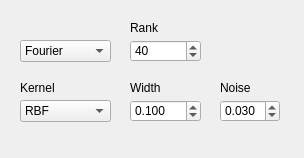
<?xml version="1.0" encoding="UTF-8"?>
<ui version="4.0">
 <class>ParametersRGPRregr</class>
 <widget class="QWidget" name="ParametersRGPRregr">
  <property name="geometry">
   <rect>
    <x>0</x>
    <y>0</y>
    <width>304</width>
    <height>158</height>
   </rect>
  </property>
  <property name="windowTitle">
   <string>Form</string>
  </property>
  <widget class="QLabel" name="labelWidth">
   <property name="geometry">
    <rect>
     <x>130</x>
     <y>80</y>
     <width>31</width>
     <height>16</height>
    </rect>
   </property>
   <property name="font">
    <font>
     <pointsize>9</pointsize>
    </font>
   </property>
   <property name="text">
    <string>Width</string>
   </property>
  </widget>
  <widget class="QLabel" name="lblNoise">
   <property name="geometry">
    <rect>
     <x>220</x>
     <y>80</y>
     <width>70</width>
     <height>16</height>
    </rect>
   </property>
   <property name="font">
    <font>
     <pointsize>9</pointsize>
    </font>
   </property>
   <property name="text">
    <string>Noise</string>
   </property>
  </widget>
  <widget class="QLabel" name="lblRank">
   <property name="geometry">
    <rect>
     <x>130</x>
     <y>20</y>
     <width>51</width>
     <height>16</height>
    </rect>
   </property>
   <property name="font">
    <font>
     <pointsize>9</pointsize>
    </font>
   </property>
   <property name="text">
    <string>Rank</string>
   </property>
  </widget>
  <widget class="QDoubleSpinBox" name="noiseSpin">
   <property name="geometry">
    <rect>
     <x>220</x>
     <y>100</y>
     <width>60</width>
     <height>22</height>
    </rect>
   </property>
   <property name="font">
    <font>
     <pointsize>9</pointsize>
    </font>
   </property>
   <property name="toolTip">
    <string>&lt;!DOCTYPE HTML PUBLIC &quot;-//W3C//DTD HTML 4.0//EN&quot; &quot;http://www.w3.org/TR/REC-html40/strict.dtd&quot;&gt;
&lt;html&gt;&lt;head&gt;&lt;meta name=&quot;qrichtext&quot; content=&quot;1&quot; /&gt;&lt;style type=&quot;text/css&quot;&gt;
p, li { white-space: pre-wrap; }
&lt;/style&gt;&lt;/head&gt;&lt;body style=&quot; font-family:'MS Shell Dlg 2'; font-size:8.25pt; font-weight:400; font-style:normal;&quot;&gt;
&lt;p style=&quot; margin-top:0px; margin-bottom:0px; margin-left:0px; margin-right:0px; -qt-block-indent:0; text-indent:0px;&quot;&gt;&lt;span style=&quot; font-size:8pt;&quot;&gt;eps-SVR: epsilon-tube width&lt;/span&gt;&lt;/p&gt;
&lt;p style=&quot; margin-top:0px; margin-bottom:0px; margin-left:0px; margin-right:0px; -qt-block-indent:0; text-indent:0px;&quot;&gt;&lt;span style=&quot; font-size:8pt;&quot;&gt;nu-SVR: nu ratio on alpha&lt;/span&gt;&lt;/p&gt;
&lt;p style=&quot; margin-top:0px; margin-bottom:0px; margin-left:0px; margin-right:0px; -qt-block-indent:0; text-indent:0px;&quot;&gt;&lt;span style=&quot; font-size:8pt;&quot;&gt;RVR: accuracy-generalization tradeoff&lt;/span&gt;&lt;/p&gt;
&lt;p style=&quot; margin-top:0px; margin-bottom:0px; margin-left:0px; margin-right:0px; -qt-block-indent:0; text-indent:0px;&quot;&gt;&lt;span style=&quot; font-size:8pt;&quot;&gt;SOGP: noise&lt;/span&gt;&lt;/p&gt;
&lt;p style=&quot; margin-top:0px; margin-bottom:0px; margin-left:0px; margin-right:0px; -qt-block-indent:0; text-indent:0px;&quot;&gt;&lt;span style=&quot; font-size:8pt;&quot;&gt;KRLS: tolerance (stopping criterion)&lt;/span&gt;&lt;/p&gt;&lt;/body&gt;&lt;/html&gt;</string>
   </property>
   <property name="decimals">
    <number>3</number>
   </property>
   <property name="minimum">
    <double>0.001000000000000</double>
   </property>
   <property name="maximum">
    <double>1.000000000000000</double>
   </property>
   <property name="singleStep">
    <double>0.010000000000000</double>
   </property>
   <property name="value">
    <double>0.030000000000000</double>
   </property>
  </widget>
  <widget class="QLabel" name="lblKernel">
   <property name="geometry">
    <rect>
     <x>20</x>
     <y>80</y>
     <width>91</width>
     <height>16</height>
    </rect>
   </property>
   <property name="font">
    <font>
     <pointsize>9</pointsize>
    </font>
   </property>
   <property name="text">
    <string>Kernel</string>
   </property>
  </widget>
  <widget class="QSpinBox" name="randRankSpin">
   <property name="geometry">
    <rect>
     <x>130</x>
     <y>40</y>
     <width>71</width>
     <height>22</height>
    </rect>
   </property>
   <property name="font">
    <font>
     <pointsize>9</pointsize>
    </font>
   </property>
   <property name="toolTip">
    <string>&lt;!DOCTYPE HTML PUBLIC &quot;-//W3C//DTD HTML 4.0//EN&quot; &quot;http://www.w3.org/TR/REC-html40/strict.dtd&quot;&gt;
&lt;html&gt;&lt;head&gt;&lt;meta name=&quot;qrichtext&quot; content=&quot;1&quot; /&gt;&lt;style type=&quot;text/css&quot;&gt;
p, li { white-space: pre-wrap; }
&lt;/style&gt;&lt;/head&gt;&lt;body style=&quot; font-family:'MS Shell Dlg 2'; font-size:8.25pt; font-weight:400; font-style:normal;&quot;&gt;
&lt;p style=&quot; margin-top:0px; margin-bottom:0px; margin-left:0px; margin-right:0px; -qt-block-indent:0; text-indent:0px;&quot;&gt;&lt;span style=&quot; font-size:8pt;&quot;&gt;Degree of the kernel polynomial&lt;/span&gt;&lt;/p&gt;
&lt;p style=&quot; margin-top:0px; margin-bottom:0px; margin-left:0px; margin-right:0px; -qt-block-indent:0; text-indent:0px;&quot;&gt;&lt;span style=&quot; font-size:8pt;&quot;&gt;(Polynomial only)&lt;/span&gt;&lt;/p&gt;&lt;/body&gt;&lt;/html&gt;</string>
   </property>
   <property name="minimum">
    <number>10</number>
   </property>
   <property name="maximum">
    <number>10000</number>
   </property>
   <property name="singleStep">
    <number>10</number>
   </property>
   <property name="value">
    <number>40</number>
   </property>
  </widget>
  <widget class="QComboBox" name="kernelTypeCombo">
   <property name="geometry">
    <rect>
     <x>20</x>
     <y>100</y>
     <width>91</width>
     <height>22</height>
    </rect>
   </property>
   <property name="font">
    <font>
     <pointsize>9</pointsize>
    </font>
   </property>
   <property name="toolTip">
    <string>&lt;!DOCTYPE HTML PUBLIC &quot;-//W3C//DTD HTML 4.0//EN&quot; &quot;http://www.w3.org/TR/REC-html40/strict.dtd&quot;&gt;
&lt;html&gt;&lt;head&gt;&lt;meta name=&quot;qrichtext&quot; content=&quot;1&quot; /&gt;&lt;style type=&quot;text/css&quot;&gt;
p, li { white-space: pre-wrap; }
&lt;/style&gt;&lt;/head&gt;&lt;body style=&quot; font-family:'MS Shell Dlg 2'; font-size:8.25pt; font-weight:400; font-style:normal;&quot;&gt;
&lt;p style=&quot; margin-top:0px; margin-bottom:0px; margin-left:0px; margin-right:0px; -qt-block-indent:0; text-indent:0px;&quot;&gt;&lt;span style=&quot; font-size:8pt;&quot;&gt;kernel function&lt;/span&gt;&lt;/p&gt;&lt;/body&gt;&lt;/html&gt;</string>
   </property>
   <property name="currentIndex">
    <number>0</number>
   </property>
   <item>
    <property name="text">
     <string>RBF</string>
    </property>
   </item>
  </widget>
  <widget class="QDoubleSpinBox" name="kernelWidthSpin">
   <property name="geometry">
    <rect>
     <x>130</x>
     <y>100</y>
     <width>71</width>
     <height>22</height>
    </rect>
   </property>
   <property name="font">
    <font>
     <pointsize>9</pointsize>
    </font>
   </property>
   <property name="toolTip">
    <string>&lt;!DOCTYPE HTML PUBLIC &quot;-//W3C//DTD HTML 4.0//EN&quot; &quot;http://www.w3.org/TR/REC-html40/strict.dtd&quot;&gt;
&lt;html&gt;&lt;head&gt;&lt;meta name=&quot;qrichtext&quot; content=&quot;1&quot; /&gt;&lt;style type=&quot;text/css&quot;&gt;
p, li { white-space: pre-wrap; }
&lt;/style&gt;&lt;/head&gt;&lt;body style=&quot; font-family:'MS Shell Dlg 2'; font-size:8.25pt; font-weight:400; font-style:normal;&quot;&gt;
&lt;p style=&quot; margin-top:0px; margin-bottom:0px; margin-left:0px; margin-right:0px; -qt-block-indent:0; text-indent:0px;&quot;&gt;&lt;span style=&quot; font-size:8pt;&quot;&gt;Width of the kernel (gamma)&lt;/span&gt;&lt;/p&gt;
&lt;p style=&quot; margin-top:0px; margin-bottom:0px; margin-left:0px; margin-right:0px; -qt-block-indent:0; text-indent:0px;&quot;&gt;&lt;span style=&quot; font-size:8pt;&quot;&gt;RBF and Polynomial only&lt;/span&gt;&lt;/p&gt;&lt;/body&gt;&lt;/html&gt;</string>
   </property>
   <property name="decimals">
    <number>3</number>
   </property>
   <property name="minimum">
    <double>0.001000000000000</double>
   </property>
   <property name="singleStep">
    <double>0.010000000000000</double>
   </property>
   <property name="value">
    <double>0.100000000000000</double>
   </property>
  </widget>
  <widget class="QComboBox" name="randomTypeCombo">
   <property name="geometry">
    <rect>
     <x>20</x>
     <y>40</y>
     <width>91</width>
     <height>22</height>
    </rect>
   </property>
   <property name="font">
    <font>
     <pointsize>9</pointsize>
    </font>
   </property>
   <property name="toolTip">
    <string>&lt;!DOCTYPE HTML PUBLIC &quot;-//W3C//DTD HTML 4.0//EN&quot; &quot;http://www.w3.org/TR/REC-html40/strict.dtd&quot;&gt;
&lt;html&gt;&lt;head&gt;&lt;meta name=&quot;qrichtext&quot; content=&quot;1&quot; /&gt;&lt;style type=&quot;text/css&quot;&gt;
p, li { white-space: pre-wrap; }
&lt;/style&gt;&lt;/head&gt;&lt;body style=&quot; font-family:'MS Shell Dlg 2'; font-size:8.25pt; font-weight:400; font-style:normal;&quot;&gt;
&lt;p style=&quot; margin-top:0px; margin-bottom:0px; margin-left:0px; margin-right:0px; -qt-block-indent:0; text-indent:0px;&quot;&gt;&lt;span style=&quot; font-size:8pt;&quot;&gt;kernel function&lt;/span&gt;&lt;/p&gt;&lt;/body&gt;&lt;/html&gt;</string>
   </property>
   <property name="currentIndex">
    <number>0</number>
   </property>
   <item>
    <property name="text">
     <string>Fourier</string>
    </property>
   </item>
  </widget>
 </widget>
 <resources/>
 <connections/>
</ui>
